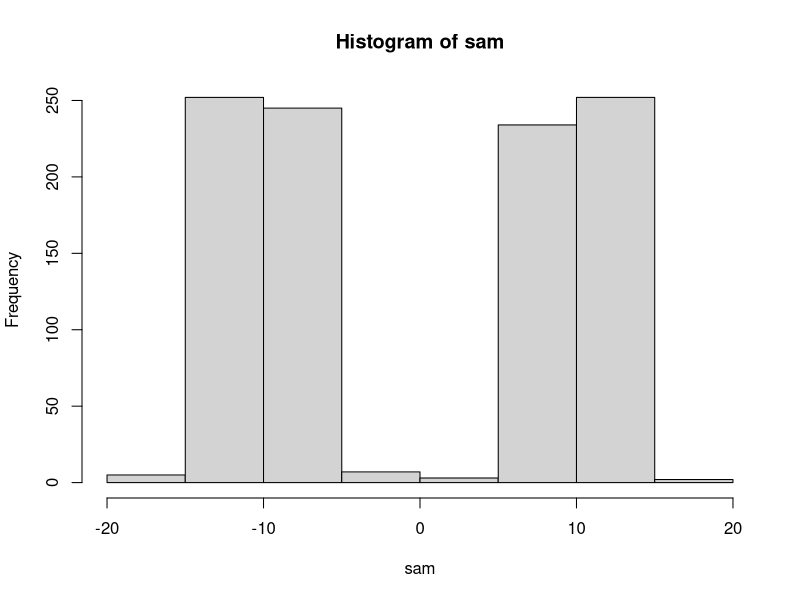
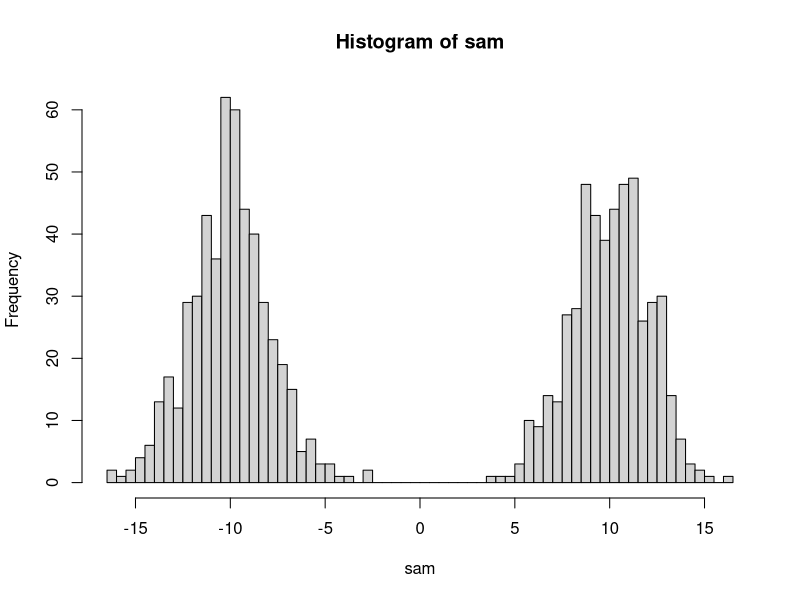
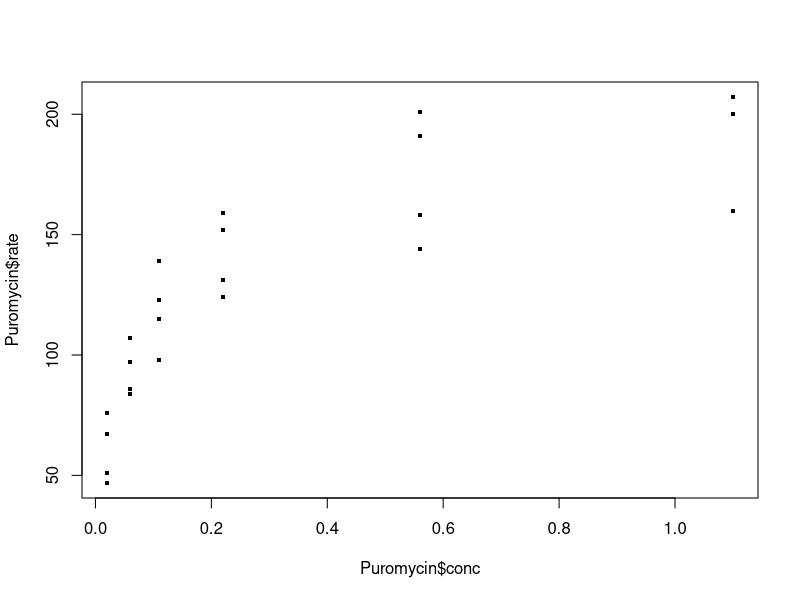
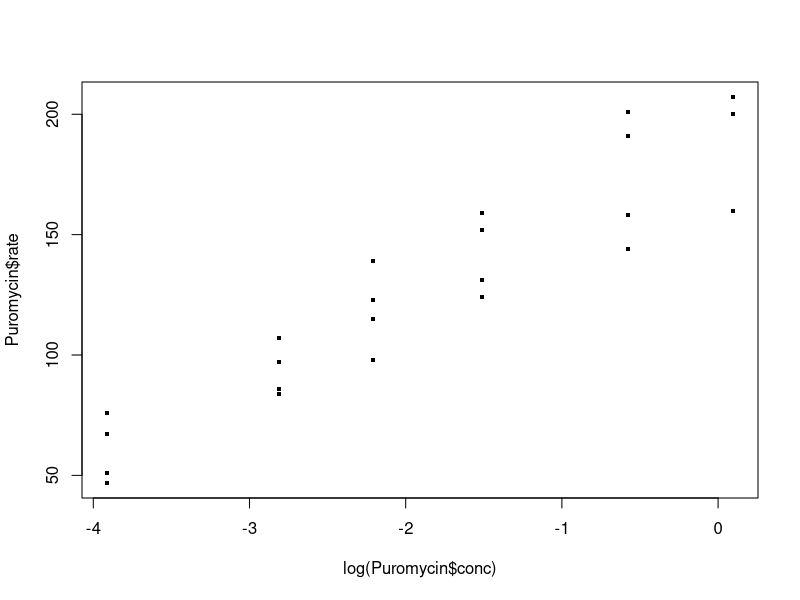
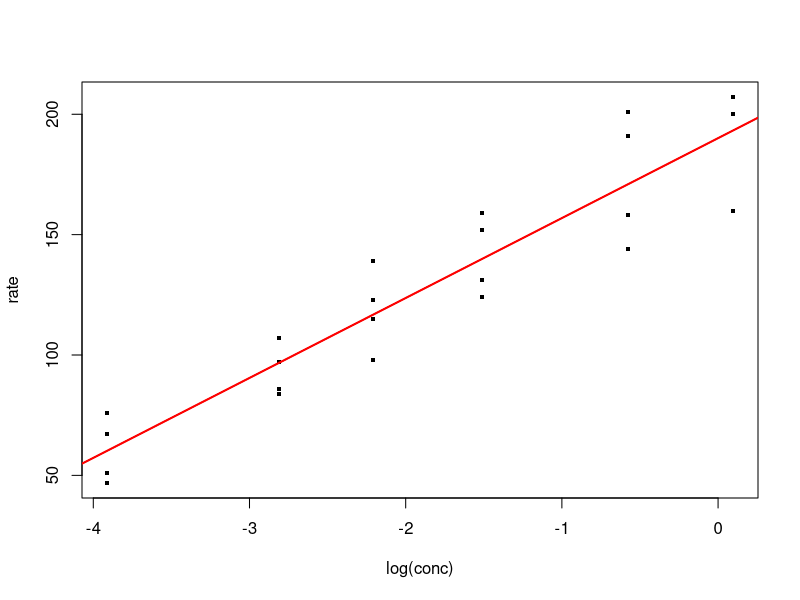
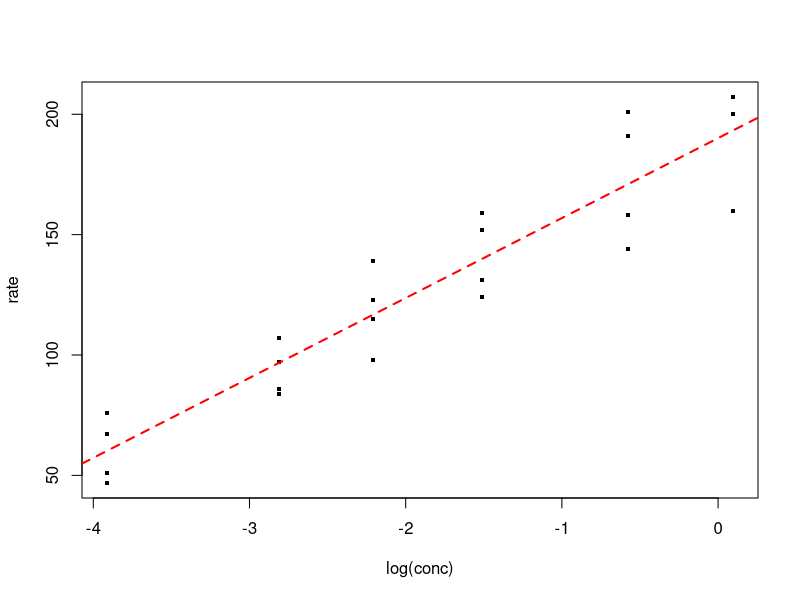
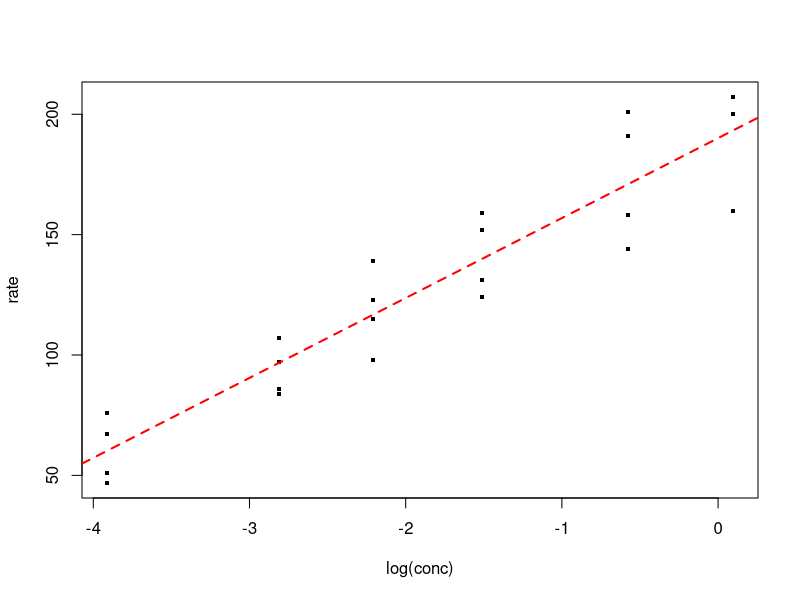
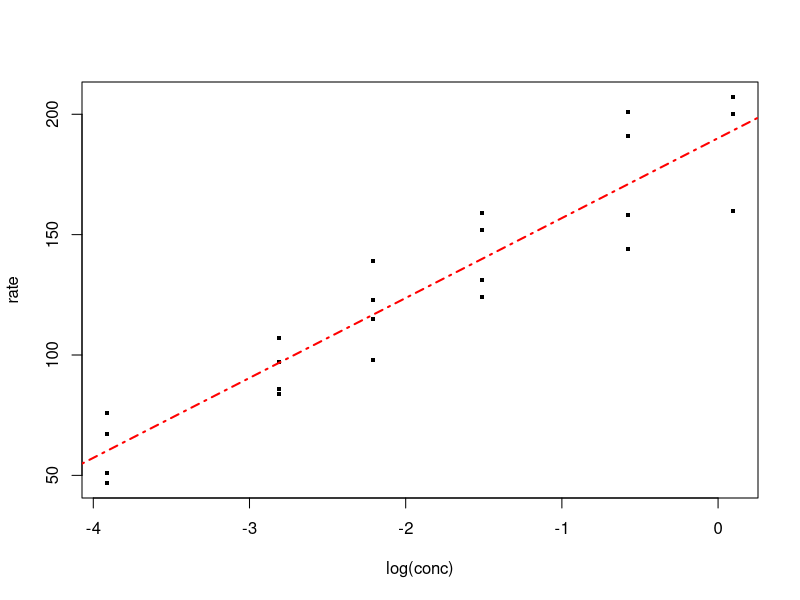

The R source for these figures, in order:
#####################################
# Conditional Execution
# 'if', 'for' and 'while' statements

h <- 26
if(h<=21){print("happy")}else{print("sad")}

#Example: tenure criterion
# Number of publications 
n = 6
publications.vec  = rnorm(n,mean=15,sd=4)
publications.vec
# round to nearest integer
publications = round(publications.vec,0)
publications

dt=data.frame(1:n,publications,rep(NA,times=n))
dt

colnames(dt) = c("ID","Publications","Decision")
dt

# suppose tenure is only given to those with 15 or more
for(i in 1:n){
  if(dt[i,2] < 15){dt[i,3]=c("There's the door!")}
  else{dt[i,3]=c("You're tenured")};
}

dt

#simulating a bimodal distribution
sam <- matrix(nrow=1000,ncol=1)

for(i in 1:1000){
  u <- runif(1,min=0,max=1)
  if(u > 0.5){x <- rnorm(1,mean=10,sd=2)}
     else{x <- rnorm(1,mean=-10,sd=2)}
  sam[i,] <- x
}

hist(sam)
# ugly to look at, let's do another 
hist(sam,breaks=50)


# The 'while' function
#a less common iterative function and...
#potentially more problematic 

x <- 0
while(x < 5){
  x <- x + 1
print(x)}

#typing the following into the console would not be reasonable!!!
#so don't do it !!!!!....will be forced to terminate

#x <- 0
#while(x < 5){print(x)}

x <- 0
while(x < 5){print(x); x=x+1}

x <- 0
while(x < 5){print(x); x=x+1; if(x>3){break}}

##########################################
## More plotting
#reconsider the Puromycin data set

data(Puromycin)
Puromycin

plot(Puromycin$conc,Puromycin$rate,pch=".",cex=4)
plot(log(Puromycin$conc),Puromycin$rate,pch=".",cex=4)

# Consider fitting a model to this data
?lm

lm.fit <- lm(Puromycin$rate ~ log(Puromycin$conc),data=Puromycin)

# Since we are specifying the data within the names of the
# variables, we really don't need the data argument
lm.fit <- lm(Puromycin$rate ~ log(Puromycin$conc))

attach(Puromycin)
lm.fit <- lm(rate ~ log(conc))

# results of lm
lm.fit

#lm produces a list. We can see more by using the 
# extractor function summary

summary(lm.fit)

#can extract from the lm.fit list
lm.fit$resid
lm.fit$coeff
lm.fit$coeff[1]
lm.fit$coeff[2]
fitted(lm.fit)
resid(lm.fit)

# we can also plot the fitted line on our scatter plot:
plot(log(conc),rate,pch=".",cex=4)
abline(lm.fit)

#can make some changes:
abline(lm.fit,col="red")
abline(lm.fit,col="red",lwd=2)

plot(log(conc),rate,pch=".",cex=4)
abline(lm.fit,col="red",lwd=2,lty=2)

#or
plot(log(conc),rate,pch=".",cex=4)
abline(lm.fit,col="red",lwd=2,lty="dashed")

plot(log(conc),rate,pch=".",cex=4)
abline(lm.fit,col="red",lwd=2,lty="dotdash")

#see R documentation for `par' for more options
?par            


###more graphics

x1 <- seq(from= -3, to=3, length=51)
x1

?dnorm

y1 <- dnorm(x1,mean = 0,sd = 1)
y1

#if we type...
plot(x1, y1, xlab="", ylab="", 
     type="n", axes=FALSE)

# why?
?plot

#set type="n", then a blank plot is produced!

#now set axes=TRUE
plot(x1, y1, xlab="", ylab="", 
     type="n", axes=TRUE)

#by default R specifies axes=TRUE
plot(x1, y1, xlab="", ylab="", type="n")
#by setting type=n we are commanding R not to plot anything !

plot(x1, y1, xlab="", ylab="")

plot(x1, y1, xlab="", ylab="",pch="*",
     col="blue")

#adding points to a line plot
plot(x1, y1,type="l",
     main="Normal Density",xlab="x",
     ylab="density")
points(x1,y1,col="blue")

#might want to add a second plot
x2 <- seq(from= -5, to= 5, length=51)
y2 <- dnorm(x2, mean = -2, sd = 1)
lines(x2, y2,type="l",col="red")

#adjustments are needed - change range of the horiz axis
plot(x1, y1,type="l",main="Normal density",
     xlab="x",ylab="density",xlim=c(-6,6))
lines(x2, y2,type="l",col="red",lty=2)

#changing the range of the vertical axis
plot(x1, y1,type="l",main="Normal density",
     xlab="x",ylab="density",xlim=c(-6,6),
     ylim=c(0,0.5))
lines(x2, y2,type="l",col="red",lty=2)

#can label/annotate plots...

#?legend
leg.txt=c("mean 0","mean -2")
legend(2.5,0.4,text.col=c("black","red"),
       legend=leg.txt)

#...and add symbols (greek letters)
plot(x1, y1,type="l",main="Normal density",
     xlab="x",ylab="density",xlim=c(-6,6),ylim=c(0,0.5))
lines(x2, y2,type="l",col="red",lty=2)

label1=expression(paste(mu,"= 0") )
label2=expression(paste(mu,"= -2") )

label1
label2

leg.txt=c(label1,label2)
legend(2.5,0.4,text.col=c("black","red"),
       legend=leg.txt)

#can point to certain features with arrows
?arrows

#arrow starts at (-6,0.2) ends at (-4,0.05)
arrows(-6,0.2,-4,0.05)

#?text
text(-6,0.22,label=label2)

arrows(3,0.4,1.8,0.15)
arrows(3,0.4,1.8,0.15,code=3)
text(3,0.45,label=label1)

#saving the graphic - several options ps, eps, pdf 

# We might wish to have a panel of plots
x3 <- seq(from= -5, to= 5, length=51)
y3 <- dnorm(x2, mean = -1, sd = 1)

par(mfrow=c(2,2))
plot(x1, y1,type="l",main=expression(paste(mu,"=0") ))             
plot(x2, y2,type="l",main=expression(paste(mu,"=-2") ))
plot(x3, y3,type="l",main=expression(paste(mu,"=-1") ))
plot(x1, y1,type="l",main="",xlim=c(-6,6),xlab="x",ylab="density")             
lines(x2, y2,type="l",col="blue",lty="dashed")
lines(x3, y3,type="l",col="red",lty="dotdash")

#  optimization in R
fun = function(x){
  fn = exp(x/10)*sin(x);return(fn)
}

x = seq(-100,100,0.0001)

par(mfrow=c(1,2))
plot(x,fun(x),type="l")

#for 80 < x < 90 where do the local maxima occur ?
plot(x,fun(x),type="l",xlim=c(80,85))
optimise(fun,lower=80,upper=85,maximum=T)

#R packages  http://cran.r-project.org/web/packages/
